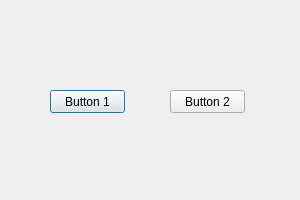
<?xml version="1.0" encoding="UTF-8"?>
<ui version="4.0">
 <class>Dialog</class>
 <widget class="QDialog" name="Dialog">
  <property name="geometry">
   <rect>
    <x>0</x>
    <y>0</y>
    <width>300</width>
    <height>200</height>
   </rect>
  </property>
  <property name="windowTitle">
   <string>Dialog</string>
  </property>
  <widget class="QPushButton" name="btn_1">
   <property name="geometry">
    <rect>
     <x>50</x>
     <y>90</y>
     <width>75</width>
     <height>23</height>
    </rect>
   </property>
   <property name="text">
    <string>Button 1</string>
   </property>
  </widget>
  <widget class="QPushButton" name="btn_2">
   <property name="geometry">
    <rect>
     <x>170</x>
     <y>90</y>
     <width>75</width>
     <height>23</height>
    </rect>
   </property>
   <property name="text">
    <string>Button 2</string>
   </property>
  </widget>
 </widget>
 <resources/>
 <connections/>
</ui>
